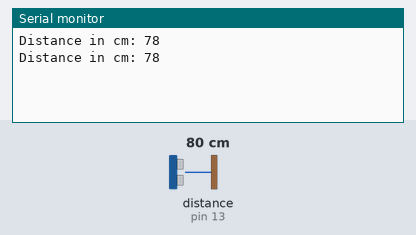
Simulated run of this sketch. Board: Arduino Uno, built with avr-gcc and run on an emulated ATmega328P. Parts: the last lines printed to the serial monitor. Wiring (inferred from the names in the program): ultrasonic range finder: trigger pin 12; echo pin 13. Inputs (shaded band) come from the test bench; at power-on: distance to the obstacle (sensor on pin 13) 80 cm. The echo pulse lasts 58.3 µs per cm.

Above: at 1.8 s.
1.9 s: distance to the obstacle (sensor on pin 13) set to 2 cm
At 2.7 s:
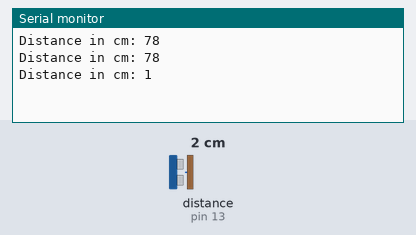
3.4 s: distance to the obstacle (sensor on pin 13) set to 4 cm
At 4.8 s:
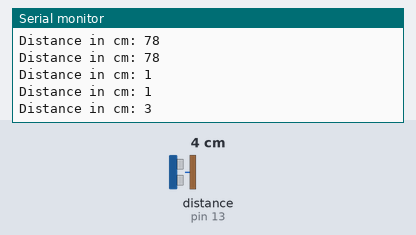
Timing chart, 0 to 6.4 s (numbered marks = the images above; inputs shaded):
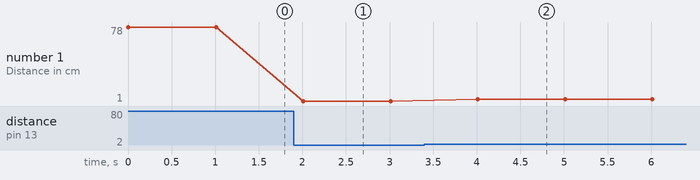

Measured:
- after the input at 1.9 s, the serial monitor: prints a new line after 0.11 s (image 1)
- after the input at 3.4 s, the serial monitor: prints a new line after 0.61 s (image 2)
- plotted number 1: 78 → 1 after the input at 1.9 s, 1 → 3 after the input at 3.4 s

The sketch:

ultrasonic_prog.ino
```cpp
const int trigPin = 12;
const int echoPin = 13;
long duration;
int distanceCm;
void setup() {
  Serial.begin(9600);
// Initializes the interface to the LCD screen, and specifies the dimensions (width and height) of the display
pinMode(trigPin, OUTPUT);
pinMode(echoPin, INPUT);
}
void loop() {
digitalWrite(trigPin, LOW);
delayMicroseconds(2);
digitalWrite(trigPin, HIGH);
delayMicroseconds(10);
digitalWrite(trigPin, LOW);
duration = pulseIn(echoPin, HIGH);
distanceCm= duration*0.034/2;

Serial.print("Distance in cm: ");
Serial.println(distanceCm);
delay(1000);
}
```
